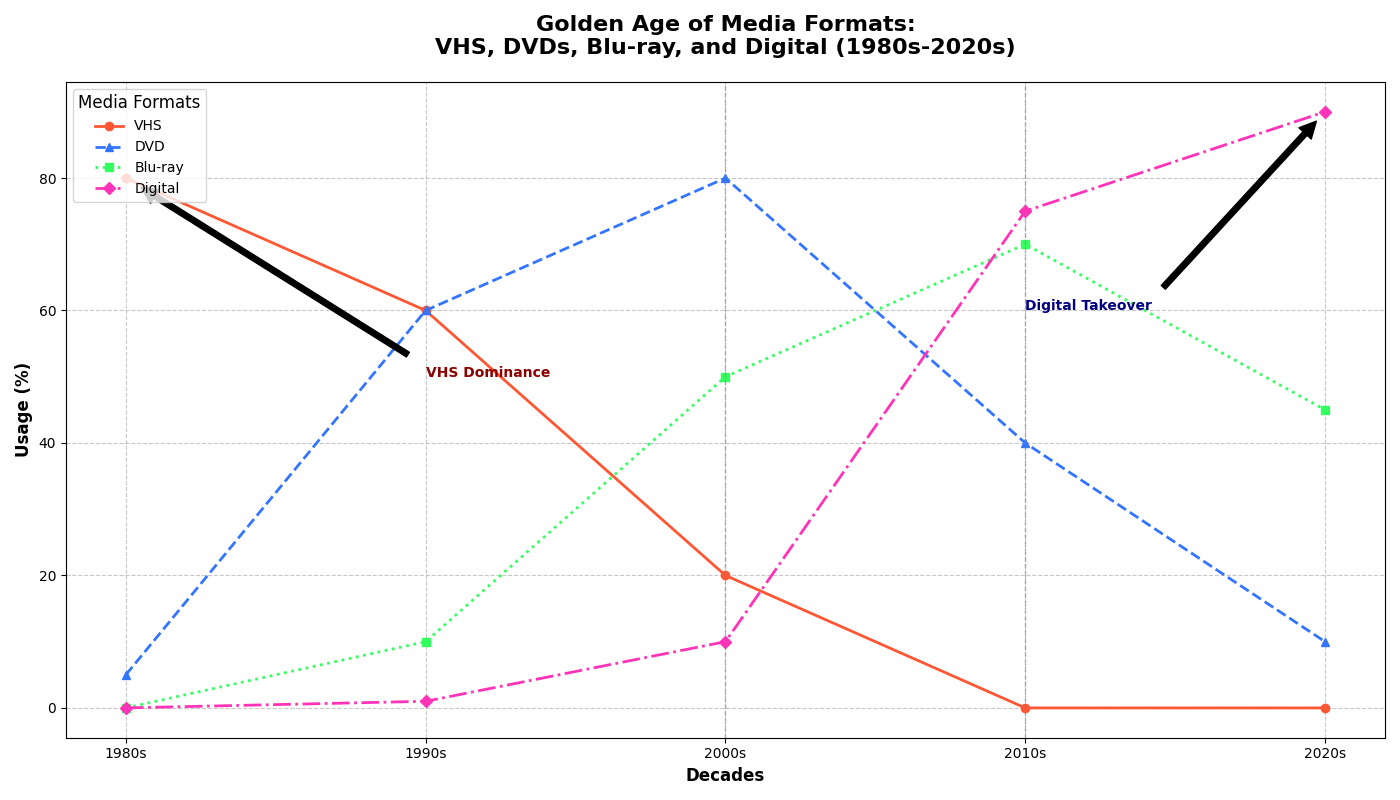

Write Python code to recreate this figure.
import matplotlib.pyplot as plt
import numpy as np

# Define the backstory and dataset
# Backstory: The chart reflects the passing of time and the shift in popular media formats over the decades
# Title: "Golden Age of Media Formats: VHS, DVDs, Blu-ray, and Digital"

# Define decades as labels [1980s, 1990s, 2000s, 2010s, 2020s]
decades = np.array(['1980s', '1990s', '2000s', '2010s', '2020s'])

# Percentage usage values for each media type across the decades
vhs_usage = [80, 60, 20, 0, 0]
dvd_usage = [5, 60, 80, 40, 10]
bluray_usage = [0, 10, 50, 70, 45]
digital_usage = [0, 1, 10, 75, 90]

# Plot setup
fig, ax = plt.subplots(figsize=(14, 8))

# Plotting each media type's usage over the decades
ax.plot(decades, vhs_usage, label='VHS', marker='o', linestyle='-', linewidth=2, color='#FF5733')
ax.plot(decades, dvd_usage, label='DVD', marker='^', linestyle='--', linewidth=2, color='#3375FF')
ax.plot(decades, bluray_usage, label='Blu-ray', marker='s', linestyle=':', linewidth=2, color='#33FF5E')
ax.plot(decades, digital_usage, label='Digital', marker='D', linestyle='-.', linewidth=2, color='#FF33B8')

# Add titles and labels
ax.set_title("Golden Age of Media Formats:\nVHS, DVDs, Blu-ray, and Digital (1980s-2020s)", fontsize=16, fontweight='bold', pad=20)
ax.set_xlabel('Decades', fontsize=12, fontweight='bold')
ax.set_ylabel('Usage (%)', fontsize=12, fontweight='bold')

# Customize the legend
ax.legend(title='Media Formats', fontsize=10, title_fontsize='12', loc='upper left')

# Add grid for better readability
ax.grid(True, linestyle='--', alpha=0.7)

# Annotate significant trends
ax.annotate('VHS Dominance', xy=('1980s', 80), xytext=('1990s', 50),
            arrowprops=dict(facecolor='black', shrink=0.05), fontsize=10, fontweight='bold', color='darkred')
ax.annotate('Digital Takeover', xy=('2020s', 90), xytext=('2010s', 60),
            arrowprops=dict(facecolor='black', shrink=0.05), fontsize=10, fontweight='bold', color='navy')

# Highlight specific decades
highlight_decades = ['2000s', '2010s']
for decade in highlight_decades:
    ax.axvline(decade, color='grey', linestyle='--', linewidth=1, alpha=0.5)

# Ensure layout does not overlap
plt.tight_layout()
plt.show()
